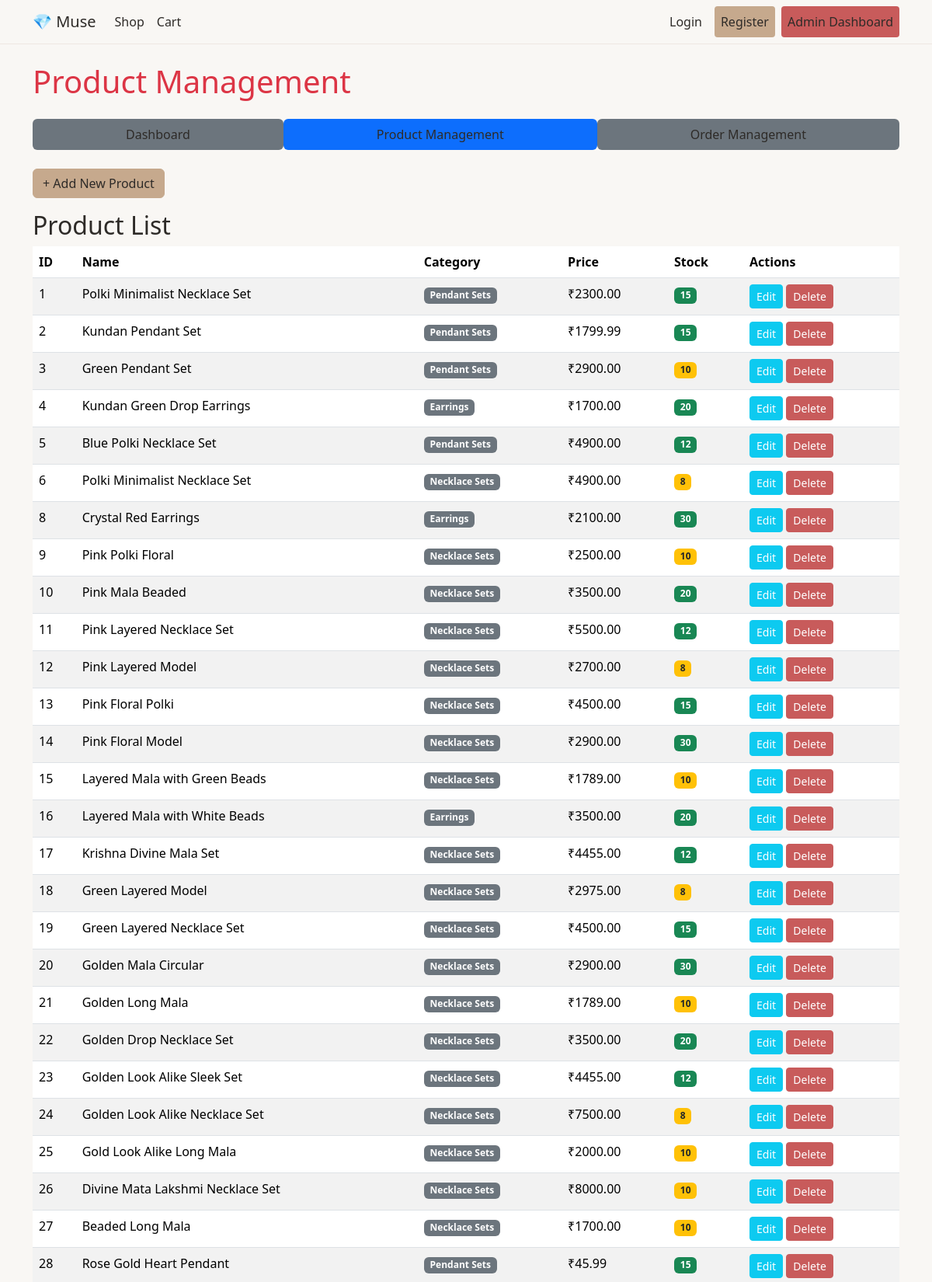
/admin/products (signed in, upper part), run on the app's committed database.
### app.py (models this page shows, shortened)
class Product(db.Model):
    id = db.Column(db.Integer, primary_key=True)
    name = db.Column(db.String(100), nullable=False)
    description = db.Column(db.Text, nullable=False)
    price = db.Column(db.Float, nullable=False) # Stored in Rupees (₹)
    stock = db.Column(db.Integer, nullable=False)
    image = db.Column(db.String(200), default='default.jpg')
    category = db.Column(db.String(50), default='Other')

### app.py (the view, shortened to what this page needs)
@app.route('/admin/products', methods=['GET', 'POST'])
@admin_required
def manage_products():
    categories = ['Pendant Sets', 'Necklace Sets', 'Earrings', 'Other']
    products = Product.query.all()
    return render_template('admin/manage_products.html', products=products, categories=categories)

### app.py (called while the page is built)
def admin_required(f):
    from functools import wraps
    @wraps(f)
    def decorated_function(*args, **kwargs):
        if session.get('is_admin') != True:
            flash('Admin access required.', 'danger')
            return redirect(url_for('admin_login'))
        return f(*args, **kwargs)
    return decorated_function

### templates/admin/manage_products.html (shortened to what this page needs)
{% extends "base.html" %}
{% block content %}
<h1 class="mb-4 text-danger">Product Management</h1>
<nav class="nav nav-pills nav-fill mb-4">
    <a class="nav-link bg-secondary text-white" href="{{ url_for('admin_dashboard') }}">Dashboard</a>
    <a class="nav-link active" href="{{ url_for('manage_products') }}">Product Management</a>
    <a class="nav-link bg-secondary text-white" href="{{ url_for('manage_orders') }}">Order Management</a>
</nav>
<p>
    <button class="btn btn-primary" type="button" data-bs-toggle="collapse" data-bs-target="#collapseAddProduct" aria-expanded="false" aria-controls="collapseAddProduct">
        + Add New Product
    </button>
</p>
<h2>Product List</h2>
<div class="table-responsive">
    <table class="table table-striped table-hover">
        <thead>
            <tr>
                <th>ID</th>
                <th>Name</th>
                <th>Category</th>
                <th>Price</th>
                <th>Stock</th>
                <th>Actions</th>
            </tr>
        </thead>
        <tbody>
            {% for product in products %}
            <tr>
                <td>{{ product.id }}</td>
                <td>{{ product.name }}</td>
                <td><span class="badge bg-secondary">{{ product.category }}</span></td>
                <td>₹{{ "%.2f"|format(product.price) }}</td>
                <td><span class="badge {% if product.stock > 10 %}bg-success{% elif product.stock > 0 %}bg-warning text-dark{% else %}bg-danger{% endif %}">{{ product.stock }}</span></td>
                <td>
                    <a href="{{ url_for('edit_product', product_id=product.id) }}" class="btn btn-sm btn-info text-white">Edit</a>
                    <form action="{{ url_for('delete_product', product_id=product.id) }}" method="POST" class="d-inline" onsubmit="return confirm('Are you sure you want to delete {{ product.name }}?');">
                        <button type="submit" class="btn btn-sm btn-danger">Delete</button>
                    </form>
                </td>
            </tr>
            {% endfor %}
        </tbody>
    </table>
</div>
{% endblock %}

### static/style.css (style rules this page uses)
body { padding-bottom: 70px; }

### templates/base.html (style rules this page uses)
:root { --primary-color: #C6A98D; --secondary-color: #F9F7F4; --dark-color: #2E2B28; --light-clay: #EFE7E2; --muted-peach-beige: #E7C9B1; --soft-gold: #D4AF37; }
body { background-color: var(--secondary-color); color: var(--dark-color); }
.navbar-brand, .nav-link { font-weight: 500; color: var(--dark-color) !important; }
.btn-primary { background-color: var(--primary-color); border-color: var(--primary-color); color: var(--dark-color); transition: background-color 0.3s; }
.btn-danger { background-color: #C85B5B; border-color: #C85B5B; }

### data on the page
Product: id "1", name "Polki Minimalist Necklace Set", category "Pendant Sets", price "2300.00", stock "15"
Product: id "2", name "Kundan Pendant Set", category "Pendant Sets", price "1799.99", stock "15"
Product: id "3", name "Green Pendant Set", category "Pendant Sets", price "2900.00", stock "10"
Product: id "4", name "Kundan Green Drop Earrings", category "Earrings", price "1700.00", stock "20"
Product: id "5", name "Blue Polki Necklace Set", category "Pendant Sets", price "4900.00", stock "12"
Product: id "6", name "Polki Minimalist Necklace Set", category "Necklace Sets", price "4900.00", stock "8"
Product: id "8", name "Crystal Red Earrings", category "Earrings", price "2100.00", stock "30"
Product: id "9", name "Pink Polki Floral", category "Necklace Sets", price "2500.00", stock "10"
Product: id "10", name "Pink Mala Beaded", category "Necklace Sets", price "3500.00", stock "20"
Product: id "11", name "Pink Layered Necklace Set", category "Necklace Sets", price "5500.00", stock "12"
Product: id "12", name "Pink Layered Model", category "Necklace Sets", price "2700.00", stock "8"
Product: id "13", name "Pink Floral Polki", category "Necklace Sets", price "4500.00", stock "15"
Product: id "14", name "Pink Floral Model", category "Necklace Sets", price "2900.00", stock "30"
Product: id "15", name "Layered Mala with Green Beads", category "Necklace Sets", price "1789.00", stock "10"
Product: id "16", name "Layered Mala with White Beads", category "Earrings", price "3500.00", stock "20"
Product: id "17", name "Krishna Divine Mala Set", category "Necklace Sets", price "4455.00", stock "12"
Product: id "18", name "Green Layered Model", category "Necklace Sets", price "2975.00", stock "8"
Product: id "19", name "Green Layered Necklace Set", category "Necklace Sets", price "4500.00", stock "15"
Product: id "20", name "Golden Mala Circular", category "Necklace Sets", price "2900.00", stock "30"
Product: id "21", name "Golden Long Mala", category "Necklace Sets", price "1789.00", stock "10"
Product: id "22", name "Golden Drop Necklace Set", category "Necklace Sets", price "3500.00", stock "20"
Product: id "23", name "Golden Look Alike Sleek Set", category "Necklace Sets", price "4455.00", stock "12"
Product: id "24", name "Golden Look Alike Necklace Set", category "Necklace Sets", price "7500.00", stock "8"
Product: id "25", name "Gold Look Alike Long Mala", category "Necklace Sets", price "2000.00", stock "10"
Product: id "26", name "Divine Mata Lakshmi Necklace Set", category "Necklace Sets", price "8000.00", stock "10"
Product: id "27", name "Beaded Long Mala", category "Necklace Sets", price "1700.00", stock "10"
Product: id "28", name "Rose Gold Heart Pendant", category "Pendant Sets", price "45.99", stock "15"
